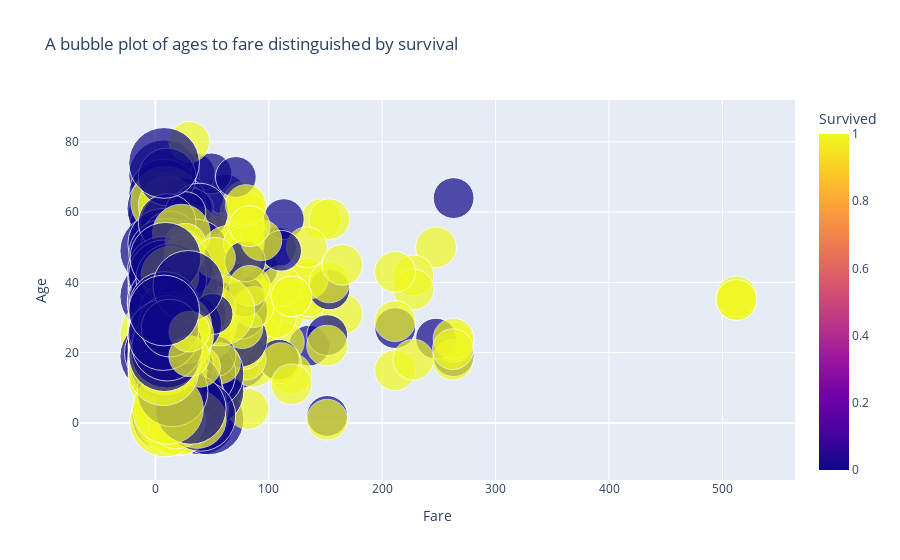

This figure's notebook cell:
### Markdown cell above
Answer 7: Plot a bubble plot of the ages to the fare paid by each passenger categorizing whether
they survived or not.

### Code cell
fig = px.scatter(titanic_DS, x="Fare", y="Age",
	         size="Pclass", color="Survived",
                 hover_name="Name", size_max=50, title='A bubble plot of ages to fare distinguished by survival')
fig.show()

### Figure 1 — Plotly figure (JSON) as saved in the notebook; plotly's stock layout.template omitted (floating-point values rounded to 4 significant figures; data arrays with more than 128 entries replaced by an {"elided": "..."} marker saying what was removed)
{"data": [{"hovertemplate": "<b>%{hovertext}</b><br><br>Fare=%{x}<br>Age=%{y}<br>Pclass=%{marker.size}<br>Survived=%{marker.color}<extra></extra>", "hovertext": {"elided": "891 str values"}, "legendgroup": "", "marker": {"color": {"elided": "891 int values"}, "coloraxis": "coloraxis", "size": {"elided": "891 int values"}, "sizemode": "area", "sizeref": 0.0012, "symbol": "circle"}, "mode": "markers", "name": "", "orientation": "v", "showlegend": false, "type": "scatter", "x": {"elided": "891 float values"}, "xaxis": "x", "y": {"elided": "891 float values"}, "yaxis": "y"}], "layout": {"coloraxis": {"colorbar": {"title": {"text": "Survived"}}, "colorscale": [[0, "#0d0887"], [0.1111, "#46039f"], [0.2222, "#7201a8"], [0.3333, "#9c179e"], [0.4444, "#bd3786"], [0.5556, "#d8576b"], [0.6667, "#ed7953"], [0.7778, "#fb9f3a"], [0.8889, "#fdca26"], [1, "#f0f921"]]}, "legend": {"itemsizing": "constant", "tracegroupgap": 0}, "title": {"text": "A bubble plot of ages to fare distinguished by survival"}, "xaxis": {"anchor": "y", "domain": [0, 1], "title": {"text": "Fare"}}, "yaxis": {"anchor": "x", "domain": [0, 1], "title": {"text": "Age"}}}}
